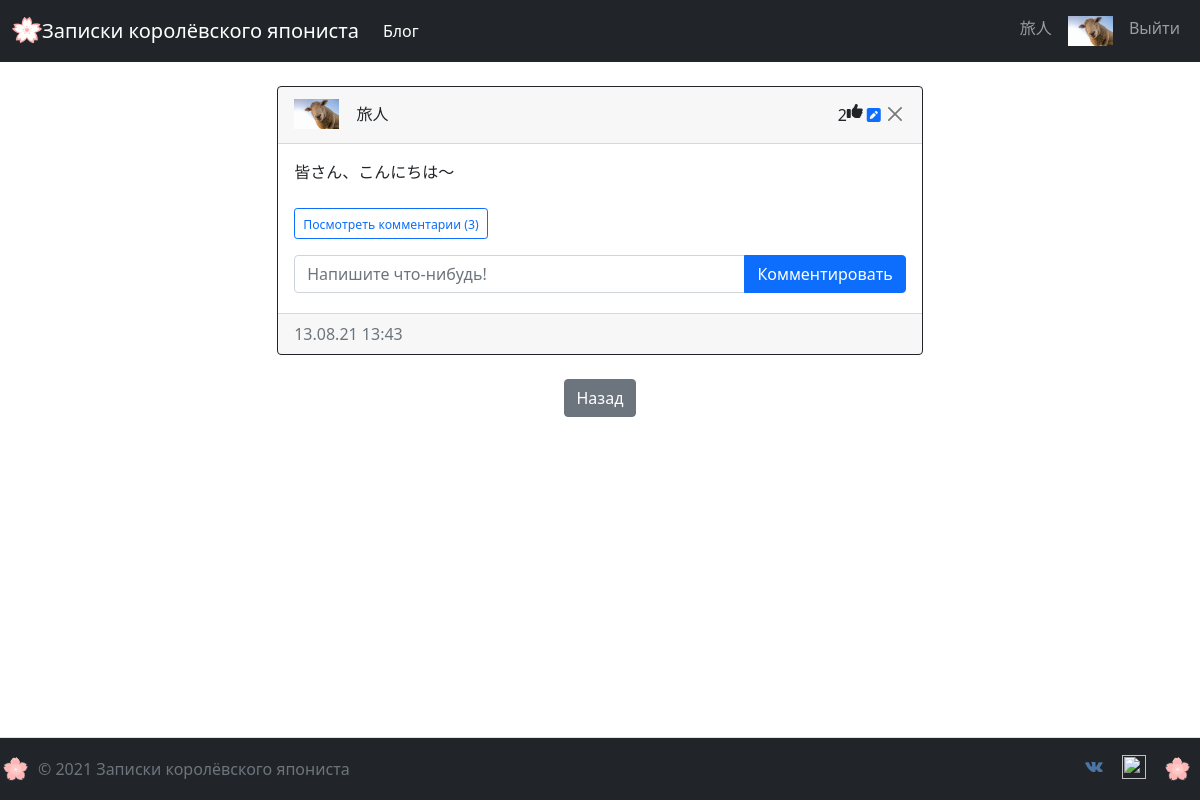
The app's page /post/1 (signed in) with its own data.
### app/models.py (models this page shows, shortened)
class User(db.Model, UserMixin):
    id = db.Column(db.Integer, primary_key=True)
    email = db.Column(db.String(50), unique=True)
    username = db.Column(db.String(50), unique=True)
    password = db.Column(db.String(10))
    created_date = db.Column(db.DateTime(timezone=True), default=func.now())
    admin = db.Column(db.Boolean, default=False)
    about_me = db.Column(db.String(140))
    last_seen = db.Column(db.DateTime(timezone=True), default=func.now())
    avatar = db.Column(db.String(50), default=None)
    posts = db.relationship('Post', backref='user')
    comments = db.relationship('Comment', backref='user')
    likes = db.relationship('Like', backref='user')
    def get_avatar(self, size):
        if self.avatar:
            return f'/static/avatars/{self.username}_{self.avatar}'
        else:
            digest = md5(self.email.lower().encode('utf-8')).hexdigest()
            return f'https://www.gravatar.com/avatar/{digest}?d=identicon&s={size}'

class Post(db.Model):
    id = db.Column(db.Integer, primary_key=True)
    text = db.Column(db.Text(400), nullable=False)
    created_date = db.Column(db.DateTime(timezone=True), default=func.now())
    author = db.Column(db.Integer, db.ForeignKey('user.id'), nullable=False)
    comments = db.relationship('Comment', backref='post', passive_deletes=True)
    likes = db.relationship('Like', backref='post', passive_deletes=True)

### app/views.py (the view)
@views.route('/post/<post_id>')
@login_required
def post(post_id):
    post = Post.query.filter_by(id=post_id).first()
    if not post:
        flash('Пост не найден!', category='error')
    else:
        return render_template('post.html', post=post, user=current_user)

### app/views.py (called while the page is built)
@views.before_app_request
def before_request():
    if current_user.is_authenticated:
        current_user.last_seen = datetime.now()
        db.session.commit()

### app/templates/post.html (shortened to what this page needs)
{% extends 'base.html' %}
{% block content %}
<div class="container my-2 for-post">
    <div class="card border-dark">
        <div class="card-header d-flex justify-content-between align-item-center">
            <div>
            <img src="{{ post.user.get_avatar(30) }}" width="auto" height="30">
            <a href="/{{post.user.username}}/profile" class="btn" role="btn">{{post.user.username}}</a>
            </div>
            <div class="d-flex justify-content-end align-item-center my-2">
                <span id="likes-count-{{post.id}}">{{ post.likes|length }}</span>
                {% if user.id in post.likes|map(attribute="author")|list %}
                <i class="fas fa-thumbs-up"
                   id="like-button-{{post.id}}"
                   role="button"
                   onclick="like({{post.id}})"></i>
                {% else %}
                <i class="far fa-thumbs-up"
                   id="like-button-{{post.id}}"
                   role="button"
                   onclick="like({{post.id}})"></i>
                {% endif %}
                {% if user.id == post.author %}
                <div class="px-1">
                    <a href="/{{ post.id }}/edit_post" role="button" ><i class="fas fa-pen-square"></i></a>
                 </div>
                <div class="btn-group">
                    <button type="button" class="btn btn-sm btn-primary btn-close" data-bs-toggle="dropdown">
                    </button>
                </div>
                {% endif %}
            </div>
        </div>
        <div class="card-body">
            <div class="card-text">{{ post.text }}</div>
            <br/>
            <p class="card-text">
                {% if post.comments|length > 0 %}
                    <a onclick="showComments({{post.id}})"
                                 data-bs-toggle="collapse" href="#comments-{{post.id}}" role="button" class="btn btn-sm btn-outline-primary">
                        <small id="comments-button-{{post.id}}"
                                >Посмотреть комментарии </small>
                        <small id="comments-count-{{post.id}}">({{ post.comments|length }})</small>
                    </a>
                {% else %}
                    <small class="text-muted">Нет комментариев</small>
                {% endif %}
            </p>
        <form class="input-group mb-1" method="post" action="/create_comment/{{post.id}}" onclick="updateComments({{post.id}})">
            <input type="text" id="text" name="text" class="form-control" placeholder="Напишите что-нибудь!"/>
            <button type="submit" class="btn btn-primary">Комментировать</button>
        </form>
        </div>
        <div class="card-footer text-muted">
            {{ local_time(post.created_date) }}
        </div>
    </div>
    <br/>
    <div class="d-flex justify-content-center">
    <a href="/home#{{post.id}}" class="btn btn-secondary">Назад</a>
        </div>
</div>
{% endblock %}

### app/templates/base.html (shortened to what this page needs)
<!DOCTYPE html>
<html lang="en">
<head>
    <link href="https://cdn.jsdelivr.net/npm/bootstrap@5.1.0/dist/css/bootstrap.min.css"
          rel="stylesheet"
>
    <link href="{{ url_for('static', filename='styles.css') }}"
            rel="stylesheet"
            type="text/css">
</head>
<body>
    <div class="d-flex flex-column overflow-hidden min-vh-100 vh-100">
    <header class="sticky-top">
    <nav class="navbar navbar-expand-lg navbar-dark bg-dark mb-3" style="background-color: #6f42c1;">
      <div class="container-fluid" >
          <a class="navbar-brand" href="/hello">
          <img src="/static/images/93zGbFI-sakura-blossom-alice-vector.svg" alt="" width="30" height="30" class="d-inline-block align-text-top">Записки королёвского япониста
          </a>
          <div class="navbar-nav">
            <a class="nav-item nav-link active" aria-current="page" href="/home">Блог</a>
          </div>
        <div class="collapse navbar-collapse justify-content-end" id="navbar">
          <div class="navbar-nav">
              {% if user.is_authenticated %}
                <a class="nav-item nav-link">{{ current_user.username }}</a>
                <a class="nav-item nav-link" href="/{{current_user.username}}/profile"><img src="{{ current_user.get_avatar(30) }}" width="auto" height="30"></a>
                <a class="nav-item nav-link" href="/logout">Выйти</a>
              {% else %}
                <a class="nav-item nav-link" href="/login">Войти</a>
                <a class="nav-item nav-link" href="/signup">Зарегистрироваться</a>
              {% endif %}
          </div>
        </div>
      </div>
    </nav>
    </header>
    <main role="main" class="flex-grow-1 overflow-auto flex-fill">
        <div class="container">
            {% block content %}
            {% endblock %}
        </div>
    </main>
    <footer class="d-flex flex-wrap justify-content-between align-items-center py-3 border-top flex-grow-0 sticky-bottom bg-dark">
        <div
        <div class="col-md-4 d-flex align-items-center" >
          <a href="/" class="mb-3 me-2 mb-md-0 text-muted text-decoration-none lh-1">
            <img src="/static/images/009.svg" alt="" width="30" height="30">
          </a>
          <span class="text-muted">© 2021 Записки королёвского япониста</span>
        </div>
        <ul class="nav col-md-4 justify-content-end list-unstyled d-flex">
          <li class="ms-3"><a class="text-muted" href="https://vk.com/vlad.yurkoff"><img src="/static/images/1486147227-social-media-network26_79482.svg" alt="" width="24" height="24" class="d-inline-block align-text-top"></a></li>
          <li class="ms-3"><a class="text-muted" href="https://www.instagram.com/vladislaviurkov72/"><img src="/static/images/Instagram_icon-icons.com_66804.svg" alt="" width="24" height="24" class="d-inline-block align-text-top"></a></li>
          <li class="ms-3"><a href="/" class="mb-3 me-2 mb-md-0 text-muted text-decoration-none lh-1">
            <img src="/static/images/009.svg" alt="" width="30" height="30">
          </a></li>
        </ul>
    </footer>
</div>
</body>
</html>

### app/static/styles.css (style rules this page uses)
.for-post { width: 60%; margin-left: auto; margin-right: auto; }

### records on screen
User: username "旅人", get_avatar (picture), user.get_avatar (picture), user.username "旅人"
Post: text "皆さん、こんにちは〜", created_date "13.08.21 13:43"

### other values on screen
{{ post.likes|length }} "2"
{{ post.comments|length }} "3"
